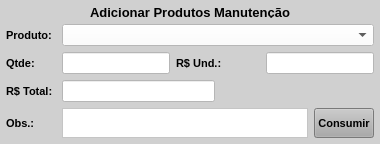
           <widget class="QWidget" name="widget_16" native="true">
            <property name="minimumSize">
             <size>
              <width>180</width>
              <height>130</height>
             </size>
            </property>
            <property name="maximumSize">
             <size>
              <width>380</width>
              <height>165</height>
             </size>
            </property>
            <property name="styleSheet">
             <string notr="true">background-color: rgb(208, 208, 208);</string>
            </property>
            <layout class="QVBoxLayout" name="verticalLayout_5">
             <property name="leftMargin">
              <number>6</number>
             </property>
             <property name="topMargin">
              <number>6</number>
             </property>
             <property name="rightMargin">
              <number>6</number>
             </property>
             <property name="bottomMargin">
              <number>6</number>
             </property>
             <item>
              <widget class="QLabel" name="label_titulo_3">
               <property name="minimumSize">
                <size>
                 <width>0</width>
                 <height>12</height>
                </size>
               </property>
               <property name="maximumSize">
                <size>
                 <width>16777215</width>
                 <height>12</height>
                </size>
               </property>
               <property name="font">
                <font>
                 <pointsize>10</pointsize>
                 <weight>75</weight>
                 <bold>true</bold>
                </font>
               </property>
               <property name="text">
                <string>Adicionar Produtos Manutenção</string>
               </property>
               <property name="alignment">
                <set>Qt::AlignCenter</set>
               </property>
              </widget>
             </item>
             <item>
              <widget class="QWidget" name="widget_18" native="true">
               <property name="minimumSize">
                <size>
                 <width>0</width>
                 <height>20</height>
                </size>
               </property>
               <property name="maximumSize">
                <size>
                 <width>16777215</width>
                 <height>30</height>
                </size>
               </property>
               <layout class="QHBoxLayout" name="horizontalLayout_10">
                <property name="leftMargin">
                 <number>0</number>
                </property>
                <property name="topMargin">
                 <number>0</number>
                </property>
                <property name="rightMargin">
                 <number>0</number>
                </property>
                <property name="bottomMargin">
                 <number>0</number>
                </property>
                <item>
                 <widget class="QLabel" name="label_32">
                  <property name="minimumSize">
                   <size>
                    <width>50</width>
                    <height>0</height>
                   </size>
                  </property>
                  <property name="maximumSize">
                   <size>
                    <width>50</width>
                    <height>16777215</height>
                   </size>
                  </property>
                  <property name="font">
                   <font>
                    <pointsize>8</pointsize>
                    <weight>75</weight>
                    <bold>true</bold>
                   </font>
                  </property>
                  <property name="text">
                   <string>Produto:</string>
                  </property>
                  <property name="alignment">
                   <set>Qt::AlignLeading|Qt::AlignLeft|Qt::AlignVCenter</set>
                  </property>
                 </widget>
                </item>
                <item>
                 <widget class="QComboBox" name="combo_Produto">
                  <property name="sizePolicy">
                   <sizepolicy hsizetype="Preferred" vsizetype="Preferred">
                    <horstretch>0</horstretch>
                    <verstretch>0</verstretch>
                   </sizepolicy>
                  </property>
                  <property name="minimumSize">
                   <size>
                    <width>0</width>
                    <height>0</height>
                   </size>
                  </property>
                  <property name="maximumSize">
                   <size>
                    <width>16777215</width>
                    <height>16777215</height>
                   </size>
                  </property>
                  <property name="font">
                   <font>
                    <pointsize>8</pointsize>
                    <weight>50</weight>
                    <bold>false</bold>
                   </font>
                  </property>
                  <property name="styleSheet">
                   <string notr="true">background-color: rgb(255, 255, 255);</string>
                  </property>
                  <item>
                   <property name="text">
                    <string/>
                   </property>
                  </item>
                 </widget>
                </item>
               </layout>
              </widget>
             </item>
             <item>
              <widget class="QWidget" name="widget_19" native="true">
               <property name="minimumSize">
                <size>
                 <width>0</width>
                 <height>20</height>
                </size>
               </property>
               <property name="maximumSize">
                <size>
                 <width>16777215</width>
                 <height>30</height>
                </size>
               </property>
               <layout class="QHBoxLayout" name="horizontalLayout_11">
                <property name="leftMargin">
                 <number>0</number>
                </property>
                <property name="topMargin">
                 <number>0</number>
                </property>
                <property name="rightMargin">
                 <number>0</number>
                </property>
                <property name="bottomMargin">
                 <number>0</number>
                </property>
                <item>
                 <widget class="QLabel" name="label_33">
                  <property name="minimumSize">
                   <size>
                    <width>50</width>
                    <height>0</height>
                   </size>
                  </property>
                  <property name="maximumSize">
                   <size>
                    <width>50</width>
                    <height>16777215</height>
                   </size>
                  </property>
                  <property name="font">
                   <font>
                    <pointsize>8</pointsize>
                    <weight>75</weight>
                    <bold>true</bold>
                   </font>
                  </property>
                  <property name="text">
                   <string>Qtde:</string>
                  </property>
                  <property name="alignment">
                   <set>Qt::AlignLeading|Qt::AlignLeft|Qt::AlignVCenter</set>
                  </property>
                 </widget>
                </item>
                <item>
                 <widget class="QLineEdit" name="line_Qtde">
                  <property name="sizePolicy">
                   <sizepolicy hsizetype="Preferred" vsizetype="Preferred">
                    <horstretch>0</horstretch>
                    <verstretch>0</verstretch>
                   </sizepolicy>
                  </property>
                  <property name="maximumSize">
                   <size>
                    <width>16777215</width>
                    <height>16777215</height>
                   </size>
                  </property>
                  <property name="font">
                   <font>
                    <pointsize>8</pointsize>
                   </font>
                  </property>
                  <property name="styleSheet">
                   <string notr="true">background-color: rgb(255, 255, 255);</string>
                  </property>
                  <property name="text">
                   <string/>
                  </property>
                  <property name="maxLength">
                   <number>45</number>
                  </property>
                  <property name="alignment">
                   <set>Qt::AlignLeading|Qt::AlignLeft|Qt::AlignVCenter</set>
                  </property>
                 </widget>
                </item>
                <item>
                 <widget class="QLabel" name="label_34">
                  <property name="maximumSize">
                   <size>
                    <width>16777215</width>
                    <height>16777215</height>
                   </size>
                  </property>
                  <property name="font">
                   <font>
                    <pointsize>8</pointsize>
                    <weight>75</weight>
                    <bold>true</bold>
                   </font>
                  </property>
                  <property name="text">
                   <string>R$ Und.:</string>
                  </property>
                  <property name="alignment">
                   <set>Qt::AlignLeading|Qt::AlignLeft|Qt::AlignVCenter</set>
                  </property>
                 </widget>
                </item>
                <item>
                 <widget class="QLineEdit" name="line_Unit">
                  <property name="sizePolicy">
                   <sizepolicy hsizetype="Preferred" vsizetype="Preferred">
                    <horstretch>0</horstretch>
                    <verstretch>0</verstretch>
                   </sizepolicy>
                  </property>
                  <property name="maximumSize">
                   <size>
                    <width>16777215</width>
                    <height>16777215</height>
                   </size>
                  </property>
                  <property name="font">
                   <font>
                    <pointsize>8</pointsize>
                   </font>
                  </property>
                  <property name="styleSheet">
                   <string notr="true">background-color: rgb(255, 255, 255);</string>
                  </property>
                  <property name="text">
                   <string/>
                  </property>
                  <property name="maxLength">
                   <number>45</number>
                  </property>
                  <property name="alignment">
                   <set>Qt::AlignLeading|Qt::AlignLeft|Qt::AlignVCenter</set>
                  </property>
                 </widget>
                </item>
               </layout>
              </widget>
             </item>
             <item>
              <widget class="QWidget" name="widget_20" native="true">
               <property name="minimumSize">
                <size>
                 <width>0</width>
                 <height>20</height>
                </size>
               </property>
               <property name="maximumSize">
                <size>
                 <width>16777215</width>
                 <height>30</height>
                </size>
               </property>
               <layout class="QHBoxLayout" name="horizontalLayout_12">
                <property name="leftMargin">
                 <number>0</number>
                </property>
                <property name="topMargin">
                 <number>0</number>
                </property>
                <property name="rightMargin">
                 <number>0</number>
                </property>
                <property name="bottomMargin">
                 <number>0</number>
                </property>
                <item>
                 <widget class="QLabel" name="label_35">
                  <property name="minimumSize">
                   <size>
                    <width>50</width>
                    <height>0</height>
                   </size>
                  </property>
                  <property name="maximumSize">
                   <size>
                    <width>50</width>
                    <height>16777215</height>
                   </size>
                  </property>
                  <property name="font">
                   <font>
                    <pointsize>8</pointsize>
                    <weight>75</weight>
                    <bold>true</bold>
                   </font>
                  </property>
                  <property name="text">
                   <string>R$ Total:</string>
                  </property>
                  <property name="alignment">
                   <set>Qt::AlignLeading|Qt::AlignLeft|Qt::AlignVCenter</set>
                  </property>
                 </widget>
                </item>
                <item>
                 <widget class="QLineEdit" name="line_Total">
                  <property name="sizePolicy">
                   <sizepolicy hsizetype="Preferred" vsizetype="Preferred">
                    <horstretch>0</horstretch>
                    <verstretch>0</verstretch>
                   </sizepolicy>
                  </property>
                  <property name="maximumSize">
                   <size>
                    <width>16777215</width>
                    <height>16777215</height>
                   </size>
                  </property>
                  <property name="font">
                   <font>
                    <pointsize>8</pointsize>
                   </font>
                  </property>
                  <property name="styleSheet">
                   <string notr="true">background-color: rgb(255, 255, 255);</string>
                  </property>
                  <property name="text">
                   <string/>
                  </property>
                  <property name="maxLength">
                   <number>45</number>
                  </property>
                  <property name="alignment">
                   <set>Qt::AlignLeading|Qt::AlignLeft|Qt::AlignVCenter</set>
                  </property>
                  <property name="readOnly">
                   <bool>true</bool>
                  </property>
                 </widget>
                </item>
                <item>
                 <widget class="QLabel" name="label_36">
                  <property name="maximumSize">
                   <size>
                    <width>16777215</width>
                    <height>16777215</height>
                   </size>
                  </property>
                  <property name="font">
                   <font>
                    <pointsize>8</pointsize>
                    <weight>75</weight>
                    <bold>true</bold>
                   </font>
                  </property>
                  <property name="text">
                   <string/>
                  </property>
                  <property name="alignment">
                   <set>Qt::AlignLeading|Qt::AlignLeft|Qt::AlignVCenter</set>
                  </property>
                 </widget>
                </item>
               </layout>
              </widget>
             </item>
             <item>
              <widget class="QWidget" name="widget_21" native="true">
               <property name="minimumSize">
                <size>
                 <width>0</width>
                 <height>30</height>
                </size>
               </property>
               <property name="maximumSize">
                <size>
                 <width>16777215</width>
                 <height>30</height>
                </size>
               </property>
               <layout class="QHBoxLayout" name="horizontalLayout_13">
                <property name="leftMargin">
                 <number>0</number>
                </property>
                <property name="topMargin">
                 <number>0</number>
                </property>
                <property name="rightMargin">
                 <number>0</number>
                </property>
                <property name="bottomMargin">
                 <number>0</number>
                </property>
                <item>
                 <widget class="QLabel" name="label_37">
                  <property name="minimumSize">
                   <size>
                    <width>50</width>
                    <height>0</height>
                   </size>
                  </property>
                  <property name="maximumSize">
                   <size>
                    <width>50</width>
                    <height>16777215</height>
                   </size>
                  </property>
                  <property name="font">
                   <font>
                    <pointsize>8</pointsize>
                    <weight>75</weight>
                    <bold>true</bold>
                   </font>
                  </property>
                  <property name="text">
                   <string>Obs.:</string>
                  </property>
                  <property name="alignment">
                   <set>Qt::AlignLeading|Qt::AlignLeft|Qt::AlignVCenter</set>
                  </property>
                 </widget>
                </item>
                <item>
                 <widget class="QPlainTextEdit" name="plain_Obs_Prod">
                  <property name="sizePolicy">
                   <sizepolicy hsizetype="Preferred" vsizetype="Preferred">
                    <horstretch>0</horstretch>
                    <verstretch>0</verstretch>
                   </sizepolicy>
                  </property>
                  <property name="minimumSize">
                   <size>
                    <width>0</width>
                    <height>0</height>
                   </size>
                  </property>
                  <property name="maximumSize">
                   <size>
                    <width>16777215</width>
                    <height>16777215</height>
                   </size>
                  </property>
                  <property name="styleSheet">
                   <string notr="true">background-color: rgb(255, 255, 255);</string>
                  </property>
                 </widget>
                </item>
                <item>
                 <widget class="QPushButton" name="btn_Consumir">
                  <property name="sizePolicy">
                   <sizepolicy hsizetype="Preferred" vsizetype="Preferred">
                    <horstretch>0</horstretch>
                    <verstretch>0</verstretch>
                   </sizepolicy>
                  </property>
                  <property name="minimumSize">
                   <size>
                    <width>60</width>
                    <height>0</height>
                   </size>
                  </property>
                  <property name="maximumSize">
                   <size>
                    <width>60</width>
                    <height>16777215</height>
                   </size>
                  </property>
                  <property name="font">
                   <font>
                    <pointsize>8</pointsize>
                    <weight>75</weight>
                    <bold>true</bold>
                   </font>
                  </property>
                  <property name="cursor">
                   <cursorShape>PointingHandCursor</cursorShape>
                  </property>
                  <property name="styleSheet">
                   <string notr="true">background-color: rgb(170, 170, 170);</string>
                  </property>
                  <property name="text">
                   <string>Consumir</string>
                  </property>
                 </widget>
                </item>
               </layout>
              </widget>
             </item>
            </layout>
           </widget>
